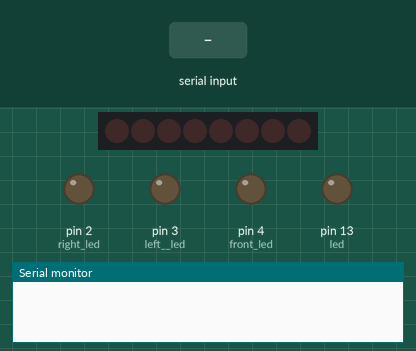
Bench run of a sketch on a simulated Arduino Uno, built with avr-gcc and run on an emulated ATmega328P. Shown: 8 shift-register outputs drawn as a row of LEDs (first output left, lit = HIGH), output pins drawn as LEDs (lit = HIGH), the last lines printed to the serial monitor. Wiring (inferred from the names in the program): shift register (74HC595): data pin 11; shift clock pin 12; latch pin 8. Wiring (inferred from the signals the program sends): row of LEDs: on Q0, Q1, Q2, Q3, Q4, Q5, Q6, Q7. Inputs (shaded band) come from the test bench. Pins used as bus, display or sensor lines are not drawn.

Above: at 1.2 s.
1.3 s: "F" received over Serial
At 2.3 s:
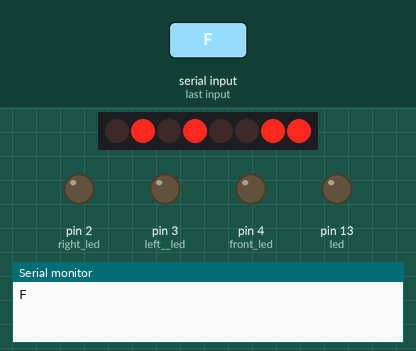
2.8 s: "L" received over Serial
At 3.4 s:
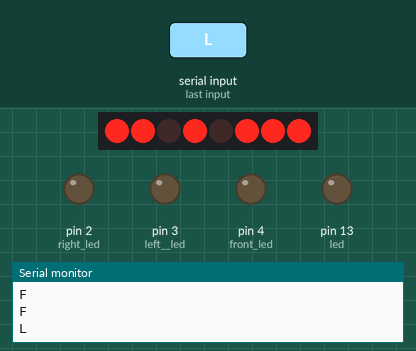
4.3 s: "R" received over Serial
At 5.5 s:
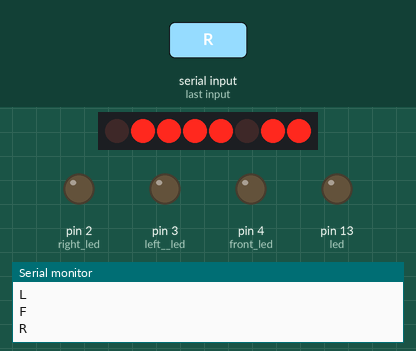
5.8 s: "B" received over Serial
At 6.9 s:
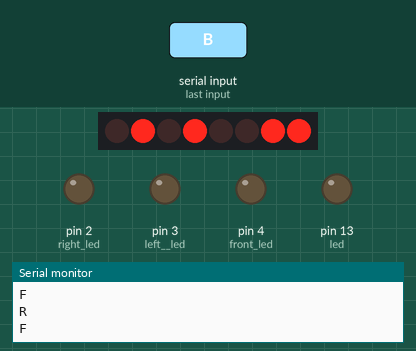
7.3 s: "S" received over Serial
At 8.0 s:
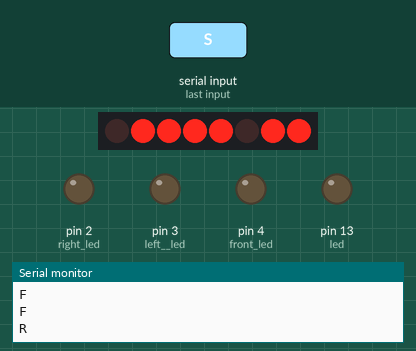
Timing chart, 0 to 9.8 s (numbered marks = the images above; inputs shaded):
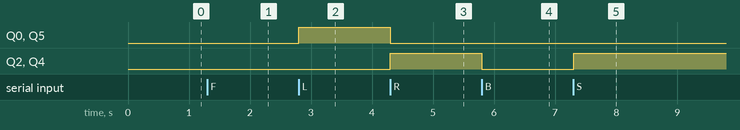

The sketch:

Robot_MAIN01.ino
```cpp
int latchPin = 8;
int clockPin = 12;
int dataPin = 11;
byte direct;
byte state = 00000000; //contains the data for controlling the motor directions
void setup()
{
  state = state&0;
  pinMode(latchPin, OUTPUT);
  pinMode(clockPin, OUTPUT);
  pinMode(dataPin, OUTPUT);
  pinMode(2, OUTPUT);//right led
  pinMode(3, OUTPUT);//left  led
  pinMode(4, OUTPUT);//front led
  digitalWrite(2, LOW);//right led
  digitalWrite(3, LOW);//left  led
  digitalWrite(4, LOW);//front led
  pinMode(13, OUTPUT);//led
  digitalWrite(latchPin, LOW);
  moving_direction('S');
  Serial.begin(9600);
}
//------------------------------------------------------------
// LOOP!
//------------------------------------------------------------
void loop()
{
  state = state&0;
  RX();
}
//************************************************************
//------------------------------------------------------------
void RX()
{
  if(Serial.available()>0)
  {
    direct = Serial.read();
    if(bitRead(direct,7) == 1){moving_direction('S'); Serial.println('S');}
    if(bitRead(direct,6) == 1){moving_direction('F'); Serial.println('F');}
    if(bitRead(direct,5) == 1){moving_direction('B'); Serial.println('B');}
    if(bitRead(direct,4) == 1){moving_direction('R'); Serial.println('R');}
    if(bitRead(direct,3) == 1){moving_direction('L'); Serial.println('L');}
    /*switch(direct)
    {
      case 'F': moving_direction('F'); Serial.println('F'); break;
      case 'B': moving_direction('B'); Serial.println('B');  break;
      case 'R': moving_direction('R'); Serial.println('R');  break;
      case 'L': moving_direction('L'); Serial.println('L');  break;
      case 'S': moving_direction('S'); Serial.println('S');  break;
    }*/
  }
}
//************************************************************
//------------------------------------------------------------
void moving_direction(char direct)
{
  switch(direct)
  {
    case 'F': state = state|202; break;
    case 'B': state = state|53; break;
    case 'L': state = state|43; break;
    case 'R': state = state|212; break;
    case 'S': state = state|0; break;
  }
  digitalWrite(latchPin,LOW);
  //shift out the bits:
  shiftOut(dataPin,clockPin,MSBFIRST,state);
  digitalWrite(latchPin,HIGH);
}
//*******************END moving_direction(char)*********************
```

Measured:
- after the input at 2.8 s, Q0, Q5: LOW → HIGH at once
- after the input at 4.3 s, Q0, Q5: HIGH → LOW at once; Q2, Q4: LOW → HIGH at once
- after the input at 5.8 s, Q2, Q4: HIGH → LOW at once
- after the input at 7.3 s, Q2, Q4: LOW → HIGH at once
